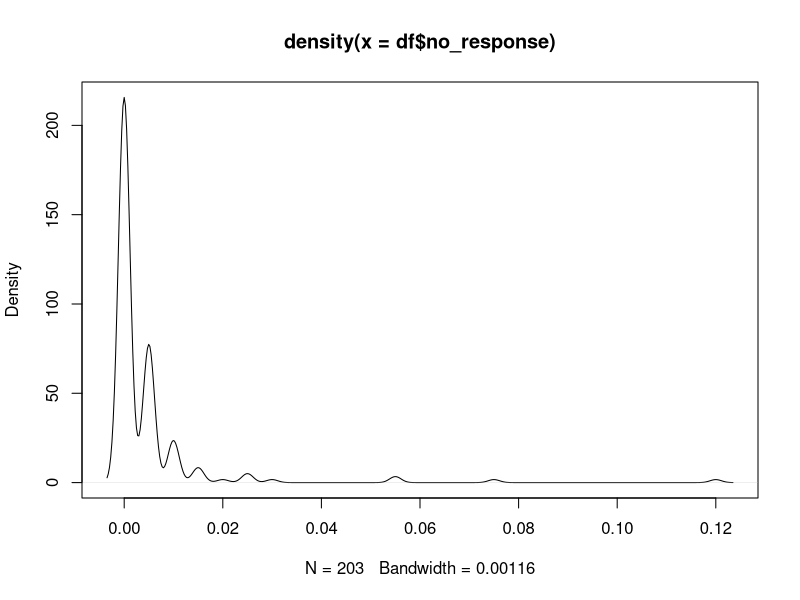
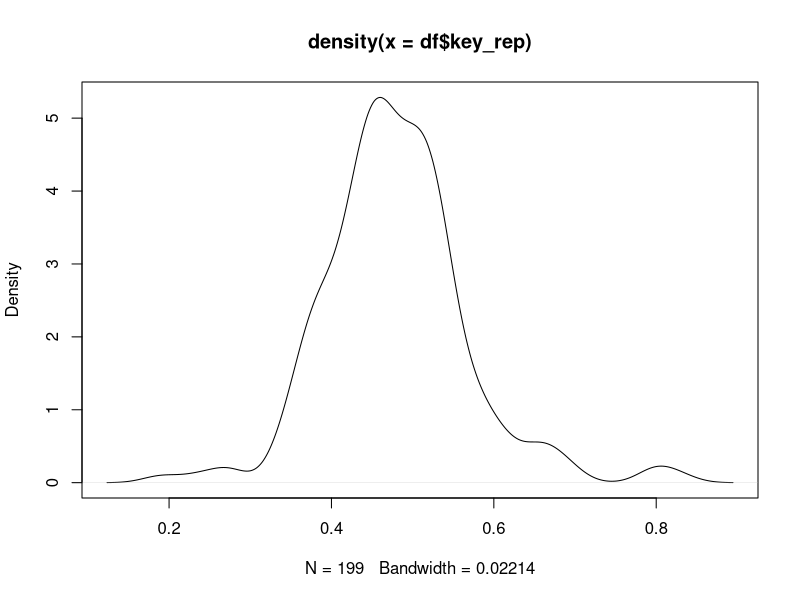
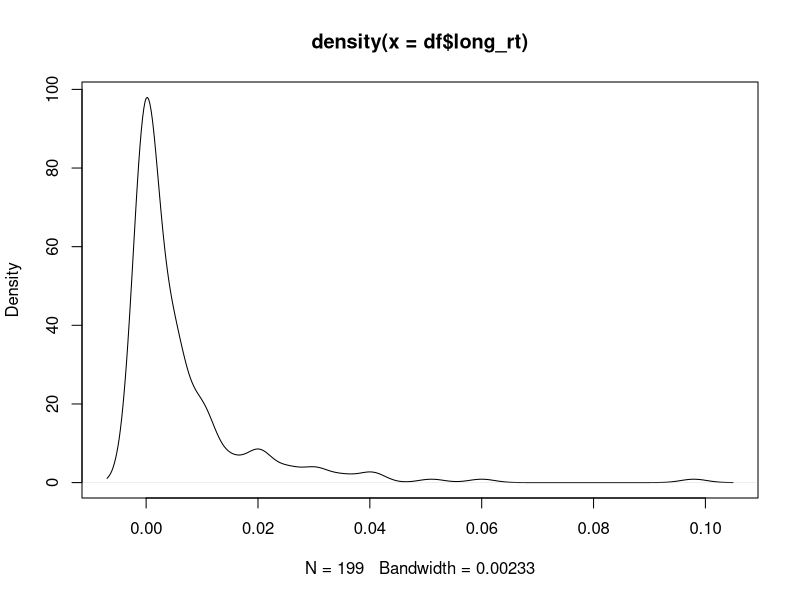

These charts were generated, in order, by the following R code: (Note: this script raises an error after producing the figures.)
rm(list=ls())
library(data.table)
library(tidyverse)
tab<-data.table(read.csv('data/raw_data/02_raw_data_csv/tab.csv'))

###### house keeping ----------------------
#sort trials
tab<-tab[order(tab$subj,tab$blk,tab$trl),]
tab$trl<-tab$trl+1
rownames(tab) <- 1:nrow(tab)

#add columns
tab$rw[tab$cond=="neg"]   <-tab$rw[tab$cond=="neg"] +1        #add absolute outcome (1\0) column to tab
tab$unch                  <-NA
tab$unch[tab$ch==tab$frcA]<-tab$frcB[tab$ch==tab$frcA]
tab$unch[tab$ch==tab$frcB]<-tab$frcA[tab$ch==tab$frcB]
tab$stay_frc_ch           <-tab$ch==shift(tab$ch,n=1,type='lag',fill=0)*1
tab$stay_frc_unch         <-tab$ch==shift(tab$unch,n=1,type='lag',fill=0)*1
tab$stay_key              <-tab$key==shift(tab$key,n=1,type='lag',fill=0)
tab$rw_oneback            <-shift(tab$rw,n=1,type='lag',fill=0)
tab$reoffer_ch            <-(tab$frcA==shift(tab$ch,n=1,type='lag',fill=0)|tab$frcB==shift(tab$ch,n=1,type='lag',fill=0))
tab$reoffer_unch          <-(tab$frcA==shift(tab$unch,n=1,type='lag',fill=0)|tab$frcB==shift(tab$unch,n=1,type='lag',fill=0))
tab$blk.part              <-1-(tab$blk%%2)
tab$cond                  <-(tab$cond=='pos')*1
tab$acc                   <-(tab$prob1>tab$prob2)*1 #prob1 is prob.ch
tab$trial.total           <-tab$trl+(tab$blk-1)*50

#replace -1 rt with values
tab$rt[tab$rt==-1]<-NA

####### omit subjects due to no response probability higher then 5%----------------------
#check proportion
df           <-tab[,mean(is.na(rt)==T), by=subj]
colnames(df) <- c("subject", "no_response")
plot(density(df$no_response))
sum(df$no_response>0.05)

#remove subjects with more than 5% no response trials
tab<-tab[tab$subj %in% df[(df$no_response>0.05)==FALSE]$subj]

#remove all no response trials
tab<-na.omit(tab)



####### omit subjects due to staying with the same key more then 90% of the trials----------------------
#check key stay probability 
df<-tab[,mean(stay_key), by=c('subj')]
colnames(df) <- c("subject", "key_rep")
plot(density(df$key_rep))
sum(df$key_rep>=0.9)



#######omit subjects with more the 10% very long or very short RTs----------------------
#check long rt probability
df<-tab[,mean(rt>4000), by=subj]
colnames(df) <- c("subject", "long_rt")
plot(density(df$long_rt))
sum(df$long_rt>=0.1)

#check short rt probability
df<-tab[,mean(rt<200)>0.1, by=subj]
colnames(df) <- c("subject", "short_rt")
sum(df$short_rt)

#remove participants with more than 10% short rt trials
tab<-tab[tab$subj %in% df[df$short_rt==FALSE]$subj]



#######omit trials with quick RTs, slow RTs and first trial ----------------------
#count how many trials we are going to keep
dim(tab[rt>200 & rt<4000])[1]/dim(tab)[1]

#remove all short and long trials
tab<-tab[rt>200 & rt<4000]

#remove first trial of every block
tab<-tab[trl>1]

save(tab, file='data/analysis_data/tab.Rdata')
tab_ch = tab%>%filter(!reoffer_unch,reoffer_ch)
tab_unch= tab%>%filter(!reoffer_ch,reoffer_unch)
save(tab_ch, file='data/analysis_data/tab_ch.Rdata')
save(tab_unch, file='data/analysis_data/tab_unch.Rdata')
#####
#We omitted participants due to no response probability higher then 5 (four participants omitted), 
#participants that stayed with the same key more them 90% of the trials (no participants were omitted),
#participants with more then 10% very long reaction-times (no participants were omitted), or 10% of very short 
#reaction-times (21 participants omitted). 
#We then took out trials with implausible fast or slow reaction-times (<200ms or >4000ms), which resulted in omission of 1.79% of the remaining trials.
#Finally we took out the first trial in each block.



# tab_twoback -------------------------------------------------------------

tab_two=tab #we create a copy to avoid problems with additional NAs due to two_back considerations.

tab_two$stay_frc_unch_two     <-
  tab_two$ch == shift(tab_two$unch,
                  n = 2,
                  type = 'lag',
                  fill = 0) * 1
tab_two$rw_twoback            <- shift(tab_two$rw,
                                   n = 2,
                                   type = 'lag',
                                   fill = 0)
tab_two$reoffer_ch_two        <-
  (
    tab_two$frcA == shift(
      tab_two$ch,
      n = 2,
      type = 'lag',
      fill = 0
    ) | tab_two$frcB == shift(
      tab_two$ch,
      n = 2,
      type = 'lag',
      fill = 0
    )
  )
tab_two$reoffer_unch_two      <-
  (
    tab_two$frcA == shift(
      tab_two$unch,
      n = 2,
      type = 'lag',
      fill = 0
    ) | tab_two$frcB == shift(
      tab_two$unch,
      n = 2,
      type = 'lag',
      fill = 0
    )
  )
tab_unch_two=tab_two%>%filter(trl-2==lag(trl,2),!reoffer_ch_two,reoffer_unch_two)

save(tab_unch_two, file='data/analysis_data/tab_unch_two.Rdata')


# replication -------------------------------------------------------------
cars=read.csv('data/raw_data/02_raw_data_csv/cars.csv')[,-1]
cars_unch=cars%>%filter(reoffered_chosen==0,reoffered_unchosen==1)

save(cars_unch, file='data/analysis_data/cars_unch.Rdata')
